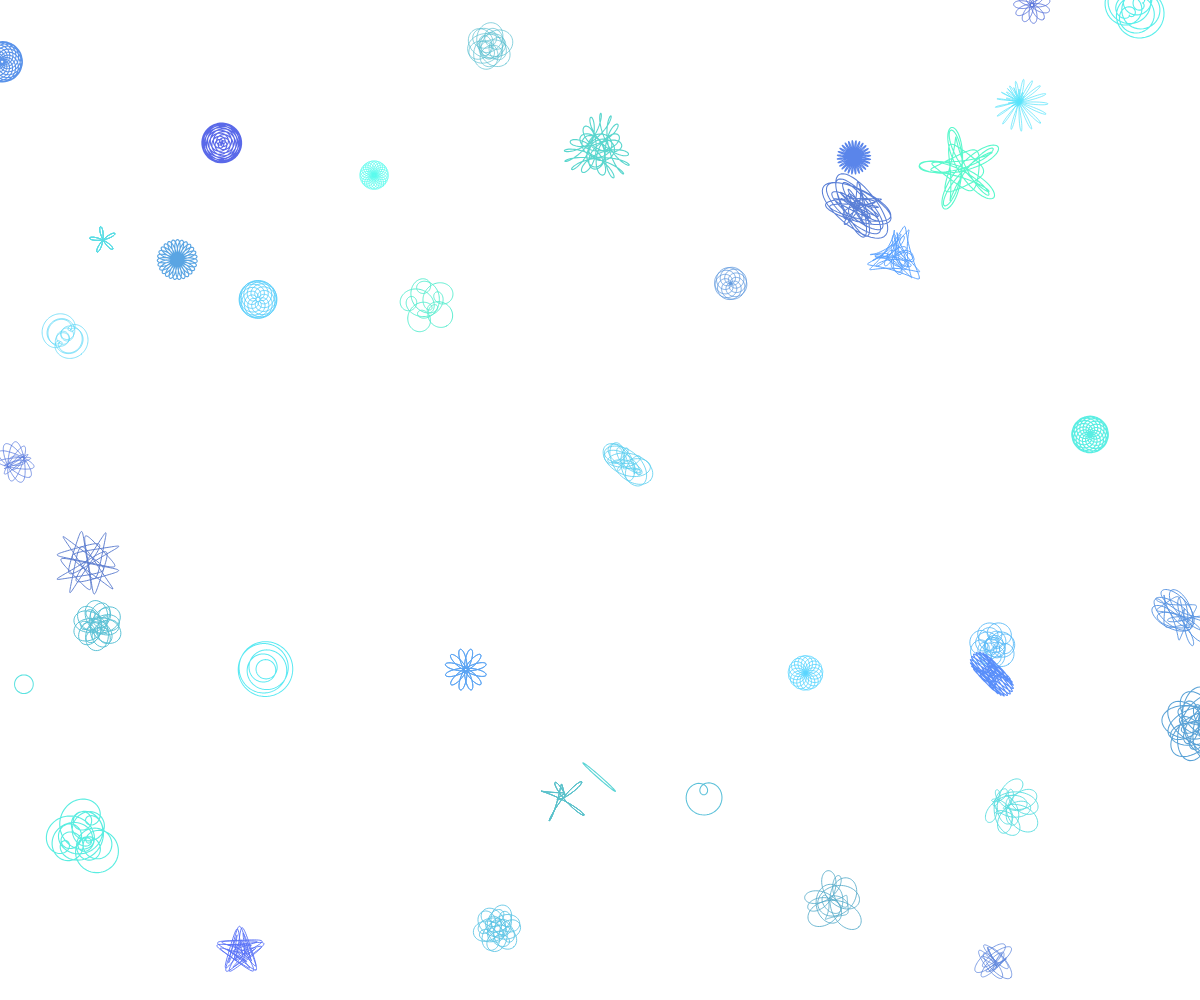
Frame 1 (no input)
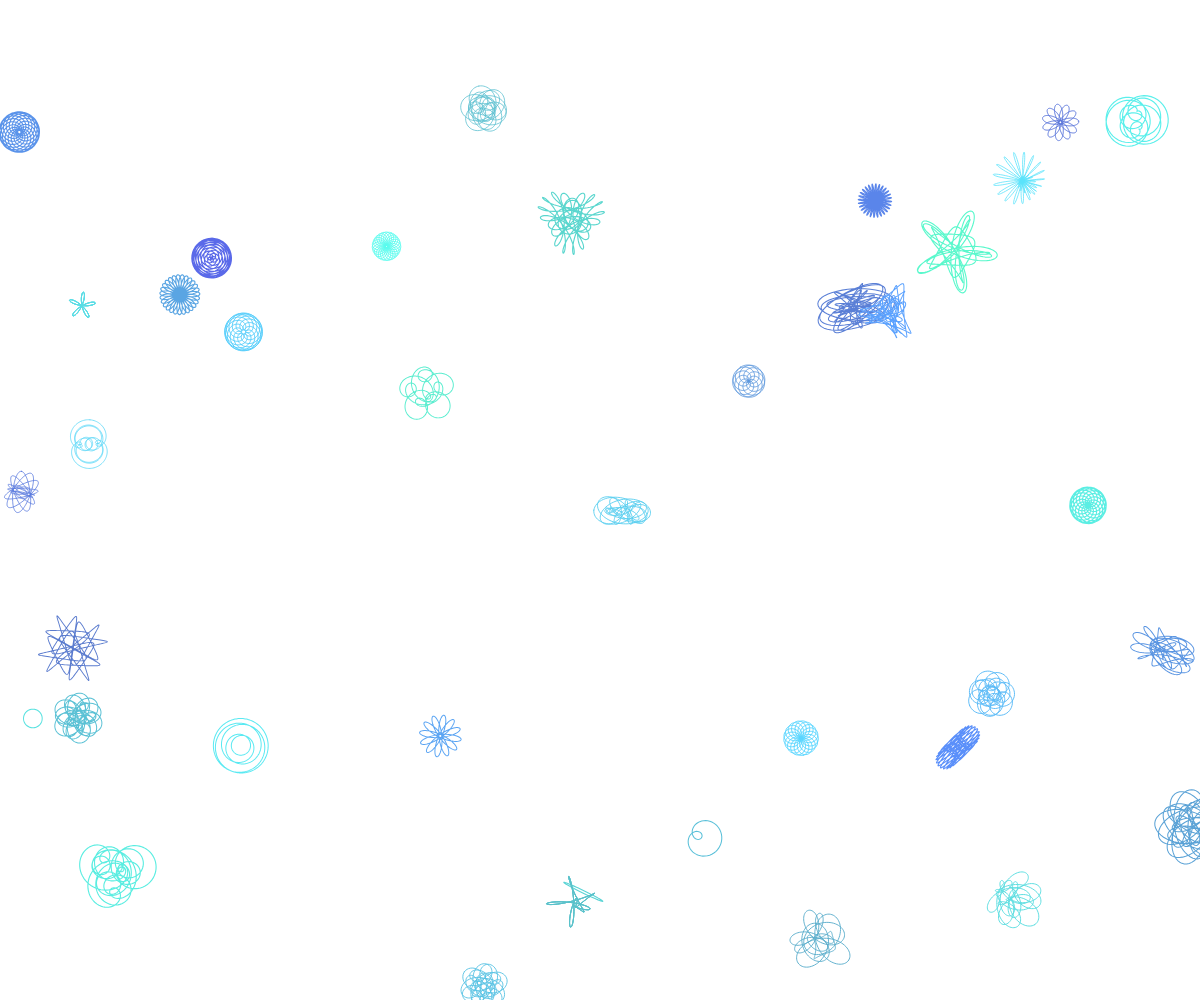
Frame 60 (no input)
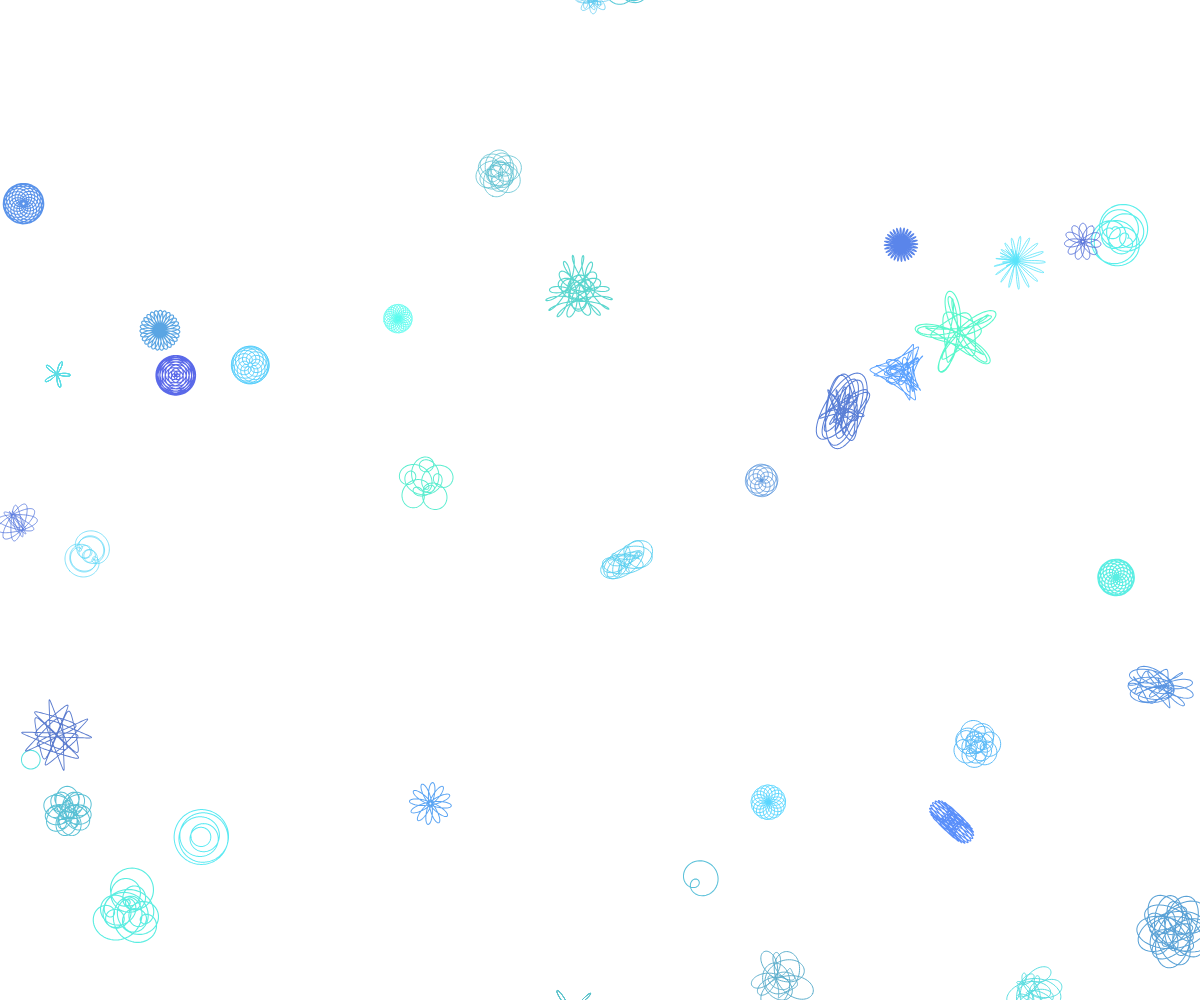
Frame 120 (the mouse pressed at the canvas centre since frame 60)

The p5.js sketch that drew these frames (run headless with seeded random() and noise() and a simulated clock; from frame 60 on, the mouse is pressed at the canvas centre):

// p5.js sketch
// ── sketch.js
/* 

Written in p5.js (https://p5js.org/)
Under Creative Commons License
https://creativecommons.org/licenses/by-sa/4.0/

Author: Juan Carlos Ponce Campuzano
Site: https://jcponce.github.io/
Date: 20-Oct-2020
 
*/

let dots = [];
let count = 40;
let noiseval = 0.01;

function setup() {
  createCanvas(windowWidth, windowHeight);
  pointInit();

}

function draw() {
  background(255);
  for (var i = 0; i < count; i++) {
    dots[i].drawMe();
    dots[i].updateMe();
  }
}

function windowResized() {
  resizeCanvas(windowWidth, windowHeight);
}

function pointInit() {
  for (var i = 0; i < count; i++) {
    dots[i] = new curveObj();
  }
}


class curveObj {

  constructor() {
    this.initMe();
  }

  initMe() {
    this.x = random(0, width);
    this.y = random(0, height);
    this.sizeScale = random(6, 10);
    this.rotAngle = 0;
    this.rotSpeed = random(-3, 3);
    this.speed = random(0.5, 2);
    this.xnoise = random(100);
    this.red = random(90, 90);
    this.green = random(100, 255);
    this.blue = random(200, 255);
    this.set();
  }

  updateMe() {
    this.x = this.x + noise(this.xnoise) * 2 - 1;
    this.xnoise = this.xnoise + noiseval;
    this.y = this.y + this.speed;
    if (this.y > height + 100) {
      this.initMe();
      this.y = -50;
    }
    this.rotAngle += this.rotSpeed;
  }

  drawMe() {
    push();
    translate(this.x, this.y);
    rotate(radians(this.rotAngle));
    scale(this.sizeScale, this.sizeScale);
    stroke(this.red, this.green, this.blue);
    strokeWeight(0.115);
    strokeJoin(ROUND);
    noFill();
    beginShape();
    for (let k = 0; k < 360; k += 0.5) {
      let t = map(k, 0, 360, 0, TWO_PI);
      let vs = this.sumC(t);
      vertex(vs.x, vs.y);
    }
    endShape(CLOSE);
    pop();
  }

  set() {
    this.m = this.getRndInteger(2, 4);

    this.complex = [];
    let s = 1;
    for (let i = 0; i < 4; i++) {
      this.complex[i] = new p5.Vector(random(0.5, s), random(0.5, s));
    }

    this.n = [];
    for (let i = 0; i < 4; i++) {
      this.n[i] = this.getRndInteger(-20, 20);
    }
  }

  getRndInteger(min, max) {
    return Math.floor(Math.random() * (max - min + 1)) + min;
  }

  sumC(t) {
    let sumX = 0;
    let sumY = 0;
    let k = 0;
    while (k < this.m) {
      let x = this.complex[k].x;
      let y = this.complex[k].y;
      let c = this.n[k];
      sumX += x * cos(c * t) - y * sin(c * t);
      sumY += x * sin(c * t) + y * cos(c * t);
      k++
    }

    return createVector(sumX, sumY);
  }

 

}
